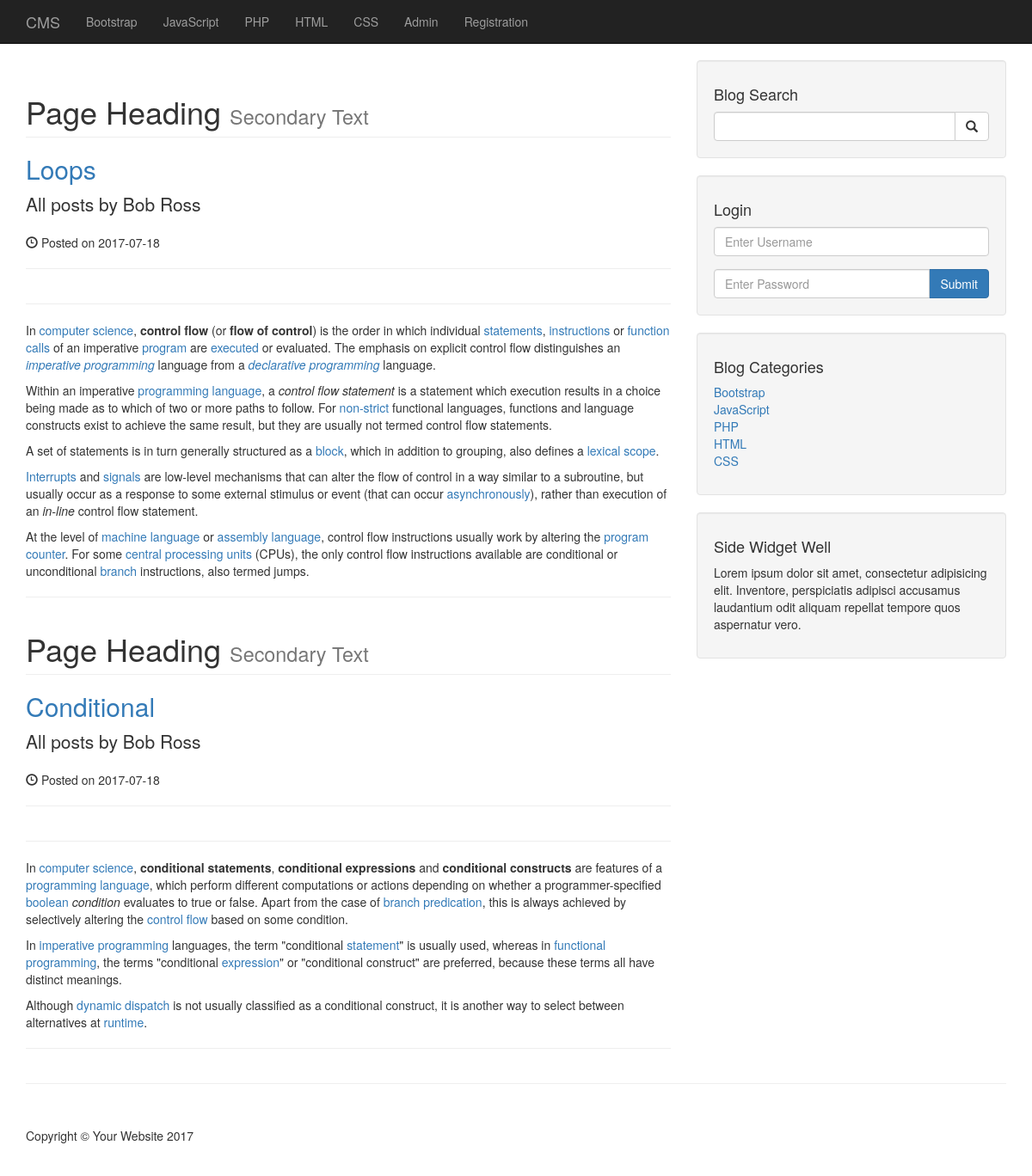
Page /author_posts.php?author=Bob Ross&p_id=13 on the committed database.
### tables this page shows
CREATE TABLE `categories` (
  `cat_id` int(3) NOT NULL,
  `cat_title` varchar(255) NOT NULL
);

CREATE TABLE `posts` (
  `post_id` int(3) NOT NULL,
  `post_category_id` int(3) NOT NULL,
  `post_title` varchar(255) NOT NULL,
  `post_author` varchar(255) NOT NULL,
  `post_user` varchar(255) NOT NULL,
  `post_date` date NOT NULL,
  `post_image` text NOT NULL,
  `post_content` text NOT NULL,
  `post_tags` varchar(255) NOT NULL,
  `post_comment_count` int(11) NOT NULL,
  `post_status` varchar(255) NOT NULL DEFAULT 'draft',
  `post_views_count` int(11) NOT NULL
);

### author_posts.php (the view, shortened to what this page needs)
<?php include "includes/header.php"; ?>
    <?php include "includes/navigation.php"; ?>
    <div class="container">
        <div class="row">
            <div class="col-md-8">
                <?php
                    if (isset($_GET['p_id'])) {
                        $the_post_author = $_GET['author'];
                    }
                    $query = "SELECT * FROM posts WHERE post_user = '{$the_post_author}' ";
                    $select_all_posts_query = mysqli_query($connection, $query);
                    while($row = mysqli_fetch_assoc($select_all_posts_query)) {
                        $post_title = $row['post_title'];
                        $post_user = $row['post_user'];
                        $post_date = $row['post_date'];
                        $post_content = $row['post_content'];
                        ?>
                    <h1 class="page-header">
                    Page Heading
                    <small>Secondary Text</small>
                </h1>
                <h2>
                    <a href="#"><?php echo $post_title; ?></a>
                </h2>
                <p class="lead">
                    All posts by <?php echo $post_user; ?>
                </p>
                <p><span class="glyphicon glyphicon-time"></span> Posted on <?php echo $post_date; ?></p>
                <hr>
                <hr>
                <p><?php echo $post_content; ?></p>
                <hr>
                <?php
                    }
                ?>
            </div>
            <?php include "includes/sidebar.php"; ?>
        </div>
        <hr>
<?php include "includes/footer.php"; ?>

### includes/navigation.php (shortened to what this page needs)
<nav class="navbar navbar-inverse navbar-fixed-top" role="navigation">
    <div class="container">
        <div class="navbar-header">
            <a class="navbar-brand" href="index.php">CMS</a>
        </div>
        <div class="collapse navbar-collapse" id="bs-example-navbar-collapse-1">
            <ul class="nav navbar-nav">
                <?php
                    $query = "SELECT * FROM categories";
                    $select_all_categories_query = mysqli_query($connection, $query);
                    while($row = mysqli_fetch_assoc($select_all_categories_query)) {
                        $cat_title = $row['cat_title'];
                        $cat_id = $row['cat_id'];
                        $category_class = '';
                        $registration_class = '';
                        echo "<li class='$category_class'><a href='category.php?category={$cat_id}'>{$cat_title}</a></li>";
                    }
                ?>
                 <li>
                    <a href="admin">Admin</a>
                </li>
                <li class='<?php echo $registration_class; ?>'>
                    <a href="registration.php">Registration</a>
                </li>
            </ul>
        </div>
    </div>
</nav>

### includes/sidebar.php
<div class="col-md-4">
<div class="well">
    <h4>Blog Search</h4>
    <form action="search.php" method="post">
        <div class="input-group">
            <input name="search" type="text" class="form-control">
            <span class="input-group-btn">
                <button name="submit" class="btn btn-default" type="submit">
                    <span class="glyphicon glyphicon-search"></span>
            </button>
            </span>
        </div>
    </form>
</div>
<div class="well">
    <?php if(isset($_SESSION['user_role'])): ?>
        <h4>Logged in as <?php echo $_SESSION['username']; ?></h4>
        <a href="includes/logout.php" class="btn btn-primary">Logout</a>
    <?php else: ?>
        <h4>Login</h4>
        <form action="includes/login.php" method="post">
            <div class="form-group">
                <input name="username" type="text" class="form-control" placeholder="Enter Username">
            </div>
            <div class="input-group">
                <input name="password" type="password" class="form-control" placeholder="Enter Password">
                <span class="input-group-btn">
                    <button class="btn btn-primary" name="login" type="submit">Submit</button>
                </span>
            </div>
        </form>
    <?php endif; ?>
</div>
<div class="well">
<?php
    $query = "SELECT * FROM categories";
    $select_categories_sidebar = mysqli_query($connection, $query);
?>
    <h4>Blog Categories</h4>
    <div class="row">
        <div class="col-lg-12">
            <ul class="list-unstyled">
                <?php
                    while($row = mysqli_fetch_assoc($select_categories_sidebar)) {
                        $cat_title = $row['cat_title'];
                        $cat_id = $row['cat_id'];
                        echo "<li><a href='category.php?category=$cat_id'>{$cat_title}</a></li>";
                }
                ?>
            </ul>
        </div>
    </div>
</div>
<?php include "widget.php"; ?>
</div>

### css/blog-home.css (style rules this page uses)
body { padding-top: 70px; }

### rows in the picture
categories: cat_title "Bootstrap"
categories: cat_title "JavaScript"
categories: cat_title "PHP"
categories: cat_title "HTML"
categories: cat_title "CSS"
posts: post_title "Loops", post_user "Bob Ross", post_date "2017-07-18", post_content "In computer science , control flow (or flow of control ) is the order in which individual statements , instructions or function calls of an imperative program are executed or evaluated. The emphasis on explicit control flow distinguishes an imperative programming language from a declarative programming language. Within an imperative programming language , a control flow statement is a statement which execution results in a choice being made as to which of two or more paths to follow. For non-strict functional languages, functions and language constructs exist to achieve the same result, but they are usually not termed control flow statements. A set of statements is in turn generally…"
posts: post_title "Conditional", post_user "Bob Ross", post_date "2017-07-18", post_content "In computer science , conditional statements , conditional expressions and conditional constructs are features of a programming language , which perform different computations or actions depending on whether a programmer-specified boolean condition evaluates to true or false. Apart from the case of branch predication , this is always achieved by selectively altering the control flow based on some condition. In imperative programming languages, the term \"conditional statement \" is usually used, whereas in functional programming , the terms \"conditional expression \" or \"conditional construct\" are preferred, because these terms all have distinct meanings. Although dynamic dispatch is not…"
